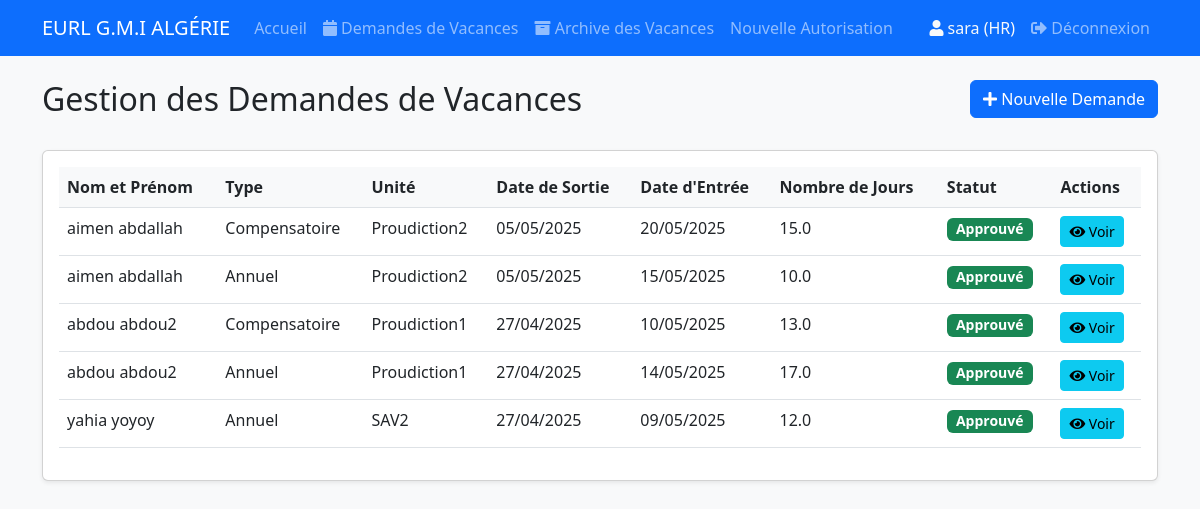
Screenshot of /vacances (signed in) with the database file from the repository.
### app/models/user.py (models this page shows, shortened)
class User(UserMixin, db.Model):
    id = db.Column(db.Integer, primary_key=True)
    username = db.Column(db.String(80), unique=True, nullable=False)
    password_hash = db.Column(db.String(128))
    role = db.Column(db.String(20), nullable=False)  # 'HR' ou 'DG'

### app/models/vacances.py (models this page shows, shortened)
class DemandeVacances(db.Model):
    __tablename__ = 'demande_vacances'
    id = db.Column(db.Integer, primary_key=True)
    unite = db.Column(db.String(100), nullable=False)
    type_vacances = db.Column(db.String(50), nullable=False)  # Annuel ou compensatoire
    nom_prenom = db.Column(db.String(100), nullable=False)
    emploi = db.Column(db.String(100), nullable=False)
    interet = db.Column(db.String(200))
    nombre_jours = db.Column(db.Float, nullable=False)
    date_sortie = db.Column(db.Date, nullable=False)
    date_entree = db.Column(db.Date, nullable=False)
    lieu_residence = db.Column(db.String(200), nullable=False)
    signature_employe = db.Column(db.Boolean, default=False)
    nom_alternatif = db.Column(db.String(100))
    avis_interet_direct = db.Column(db.String(500))
    avis_directeur_general = db.Column(db.String(50))
    signature_dg = db.Column(db.Boolean, default=False)
    signature_data = db.Column(db.Text)  # To store the base64 signature image
    residuel = db.Column(db.Float, nullable=False, default=0)
    residuel_clarification = db.Column(db.String(200))
    annee_en_cours = db.Column(db.Float, nullable=False, default=0)
    annee_exercice = db.Column(db.Integer)
    total = db.Column(db.Float, nullable=False, default=0)
    date_creation = db.Column(db.DateTime, nullable=False, default=datetime.utcnow)
    statut = db.Column(db.String(20), nullable=False, default='En attente')  # En attente, Approuvé, Refusé
    createur = db.Column(db.String(50), nullable=False)

### app/routes/vacances.py (the view)
@bp.route('/vacances')
@login_required
def liste_vacances():
    demandes = DemandeVacances.query.order_by(DemandeVacances.date_creation.desc()).all()
    return render_template('vacances/liste_vacances.html', demandes=demandes)

### app/templates/vacances/liste_vacances.html (shortened to what this page needs)
{% extends "base.html" %} {% block content %}
<div class="row mb-4">
  <div class="col-md-6">
    <h2>Gestion des Demandes de Vacances</h2>
  </div>
  <div class="col-md-6 text-end">
    <a
      href="{{ url_for('vacances.nouvelle_demande') }}"
      class="btn btn-primary"
    >
      <i class="fas fa-plus"></i> Nouvelle Demande
    </a>
  </div>
</div>
<div class="card">
  <div class="card-body">
    <div class="table-responsive">
      <table class="table">
        <thead>
          <tr>
            <th>Nom et Prénom</th>
            <th>Type</th>
            <th>Unité</th>
            <th>Date de Sortie</th>
            <th>Date d'Entrée</th>
            <th>Nombre de Jours</th>
            <th>Statut</th>
            <th>Actions</th>
          </tr>
        </thead>
        <tbody>
          {% for demande in demandes %}
          <tr>
            <td>{{ demande.nom_prenom }}</td>
            <td>{{ demande.type_vacances }}</td>
            <td>{{ demande.unite }}</td>
            <td>{{ demande.date_sortie.strftime('%d/%m/%Y') }}</td>
            <td>{{ demande.date_entree.strftime('%d/%m/%Y') }}</td>
            <td>{{ demande.nombre_jours }}</td>
            <td>
              <span
                class="badge {% if demande.statut == 'Approuvé' %}bg-success{% elif demande.statut == 'Refusé' %}bg-danger{% else %}bg-warning{% endif %}"
              >
                {{ demande.statut }}
              </span>
            </td>
            <td>
              <a
                href="{{ url_for('vacances.voir_demande', id=demande.id) }}"
                class="btn btn-sm btn-info"
              >
                <i class="fas fa-eye"></i> Voir
              </a>
            </td>
          </tr>
          {% else %}
          <tr>
            <td colspan="8" class="text-center">
              Aucune demande de vacances trouvée
            </td>
          </tr>
          {% endfor %}
        </tbody>
      </table>
    </div>
  </div>
</div>
{% endblock %}

### app/templates/base.html (shortened to what this page needs)
<!DOCTYPE html>
<html lang="fr">
  <head>
    <link
      href="https://cdn.jsdelivr.net/npm/bootstrap@5.3.0/dist/css/bootstrap.min.css"
      rel="stylesheet"
    />
    <link
      rel="stylesheet"
      href="{{ url_for('static', filename='css/style.css') }}"
    />
    <link
      href="https://cdnjs.cloudflare.com/ajax/libs/font-awesome/5.15.4/css/all.min.css"
      rel="stylesheet"
    />
  </head>
  <body>
    <nav class="navbar navbar-expand-lg navbar-dark bg-primary mb-4">
      <div class="container">
        <a class="navbar-brand" href="{{ url_for('main.index') }}"
          >EURL G.M.I ALGÉRIE</a
        >
        <div class="collapse navbar-collapse" id="navbarNav">
          <ul class="navbar-nav me-auto">
            <li class="nav-item">
              <a class="nav-link" href="{{ url_for('main.index') }}">Accueil</a>
            </li>
            {% if current_user.is_authenticated %}
            <li class="nav-item">
              <a
                class="nav-link"
                href="{{ url_for('vacances.liste_vacances') }}"
              >
                <i class="fas fa-calendar"></i> Demandes de Vacances
              </a>
            </li>
            <li class="nav-item">
              <a
                class="nav-link"
                href="{{ url_for('vacances.archive_vacances') }}"
              >
                <i class="fas fa-archive"></i> Archive des Vacances
              </a>
            </li>
            {% if current_user.role == 'HR' %}
            <li class="nav-item">
              <a
                class="nav-link"
                href="{{ url_for('main.nouvelle_autorisation') }}"
                >Nouvelle Autorisation</a
              >
            </li>
            {% endif %} {% endif %}
          </ul>
          {% if current_user.is_authenticated %}
          <div class="navbar-nav ms-auto">
            <span class="nav-item nav-link text-light"
              ><i class="fas fa-user"></i> {{ current_user.username }} ({{
              current_user.role }})</span
            >
            <a class="nav-item nav-link" href="{{ url_for('auth.logout') }}"
              ><i class="fas fa-sign-out-alt"></i> Déconnexion</a
            >
          </div>
          {% endif %}
        </div>
      </div>
    </nav>
    <div class="container">
       {% block content %}{% endblock %}
    </div>
  </body>
</html>

### app/static/css/style.css (style rules this page uses)
body { background-color: #f8f9fa; }
.card { box-shadow: 0 0.125rem 0.25rem rgba(0, 0, 0, 0.075); margin-bottom: 1.5rem; }
.table th { background-color: #f8f9fa; font-weight: 600; }
.badge { font-size: 0.875rem; padding: 0.35em 0.65em; }
.btn-sm { padding: 0.25rem 0.5rem; font-size: 0.875rem; }

### rows the page displays
User: username "sara", role "HR"
DemandeVacances: nom_prenom "aimen abdallah", type_vacances "Compensatoire", unite "Proudiction2", date_sortie "05/05/2025", date_entree "20/05/2025", nombre_jours "15.0", statut "Approuvé"
DemandeVacances: nom_prenom "aimen abdallah", type_vacances "Annuel", unite "Proudiction2", date_sortie "05/05/2025", date_entree "15/05/2025", nombre_jours "10.0", statut "Approuvé"
DemandeVacances: nom_prenom "abdou abdou2", type_vacances "Compensatoire", unite "Proudiction1", date_sortie "27/04/2025", date_entree "10/05/2025", nombre_jours "13.0", statut "Approuvé"
DemandeVacances: nom_prenom "abdou abdou2", type_vacances "Annuel", unite "Proudiction1", date_sortie "27/04/2025", date_entree "14/05/2025", nombre_jours "17.0", statut "Approuvé"
DemandeVacances: nom_prenom "yahia yoyoy", type_vacances "Annuel", unite "SAV2", date_sortie "27/04/2025", date_entree "09/05/2025", nombre_jours "12.0", statut "Approuvé"
